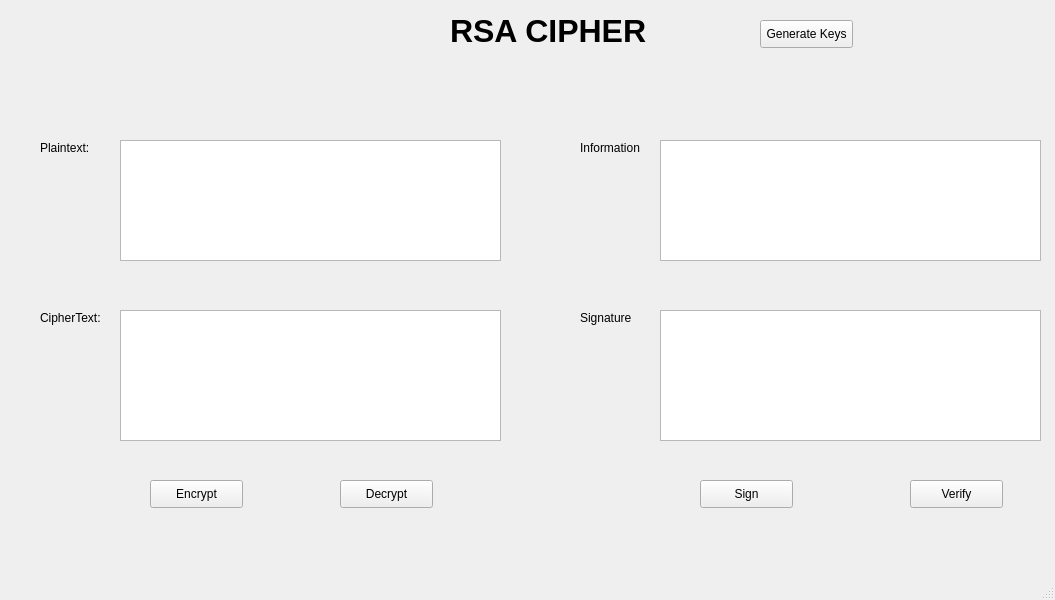
<?xml version="1.0" encoding="UTF-8"?>
<ui version="4.0">
 <class>MainWindow</class>
 <widget class="QMainWindow" name="MainWindow">
  <property name="geometry">
   <rect>
    <x>0</x>
    <y>0</y>
    <width>1055</width>
    <height>600</height>
   </rect>
  </property>
  <property name="windowTitle">
   <string>MainWindow</string>
  </property>
  <widget class="QWidget" name="centralwidget">
   <widget class="QLabel" name="label">
    <property name="geometry">
     <rect>
      <x>40</x>
      <y>140</y>
      <width>55</width>
      <height>16</height>
     </rect>
    </property>
    <property name="text">
     <string>Plaintext:</string>
    </property>
   </widget>
   <widget class="QLabel" name="label_2">
    <property name="geometry">
     <rect>
      <x>40</x>
      <y>310</y>
      <width>71</width>
      <height>16</height>
     </rect>
    </property>
    <property name="text">
     <string>CipherText:</string>
    </property>
   </widget>
   <widget class="QLabel" name="label_3">
    <property name="geometry">
     <rect>
      <x>580</x>
      <y>140</y>
      <width>81</width>
      <height>16</height>
     </rect>
    </property>
    <property name="text">
     <string>Information</string>
    </property>
   </widget>
   <widget class="QLabel" name="label_4">
    <property name="geometry">
     <rect>
      <x>580</x>
      <y>310</y>
      <width>55</width>
      <height>16</height>
     </rect>
    </property>
    <property name="text">
     <string>Signature</string>
    </property>
   </widget>
   <widget class="QLabel" name="label_5">
    <property name="geometry">
     <rect>
      <x>450</x>
      <y>10</y>
      <width>311</width>
      <height>41</height>
     </rect>
    </property>
    <property name="font">
     <font>
      <pointsize>24</pointsize>
      <weight>75</weight>
      <bold>true</bold>
     </font>
    </property>
    <property name="text">
     <string>RSA CIPHER</string>
    </property>
   </widget>
   <widget class="QTextEdit" name="txt_plain_text">
    <property name="geometry">
     <rect>
      <x>120</x>
      <y>140</y>
      <width>381</width>
      <height>121</height>
     </rect>
    </property>
   </widget>
   <widget class="QTextEdit" name="txt_cipher_text">
    <property name="geometry">
     <rect>
      <x>120</x>
      <y>310</y>
      <width>381</width>
      <height>131</height>
     </rect>
    </property>
   </widget>
   <widget class="QTextEdit" name="txt_info">
    <property name="geometry">
     <rect>
      <x>660</x>
      <y>140</y>
      <width>381</width>
      <height>121</height>
     </rect>
    </property>
   </widget>
   <widget class="QTextEdit" name="txt_sign">
    <property name="geometry">
     <rect>
      <x>660</x>
      <y>310</y>
      <width>381</width>
      <height>131</height>
     </rect>
    </property>
   </widget>
   <widget class="QPushButton" name="btn_encrypt">
    <property name="geometry">
     <rect>
      <x>150</x>
      <y>480</y>
      <width>93</width>
      <height>28</height>
     </rect>
    </property>
    <property name="text">
     <string>Encrypt</string>
    </property>
   </widget>
   <widget class="QPushButton" name="btn_sign">
    <property name="geometry">
     <rect>
      <x>700</x>
      <y>480</y>
      <width>93</width>
      <height>28</height>
     </rect>
    </property>
    <property name="text">
     <string>Sign</string>
    </property>
   </widget>
   <widget class="QPushButton" name="btn_gen_keys">
    <property name="geometry">
     <rect>
      <x>760</x>
      <y>20</y>
      <width>93</width>
      <height>28</height>
     </rect>
    </property>
    <property name="text">
     <string>Generate Keys</string>
    </property>
   </widget>
   <widget class="QPushButton" name="btn_decrypt">
    <property name="geometry">
     <rect>
      <x>340</x>
      <y>480</y>
      <width>93</width>
      <height>28</height>
     </rect>
    </property>
    <property name="text">
     <string>Decrypt</string>
    </property>
   </widget>
   <widget class="QPushButton" name="btn_verify">
    <property name="geometry">
     <rect>
      <x>910</x>
      <y>480</y>
      <width>93</width>
      <height>28</height>
     </rect>
    </property>
    <property name="text">
     <string>Verify</string>
    </property>
   </widget>
  </widget>
  <widget class="QMenuBar" name="menubar">
   <property name="geometry">
    <rect>
     <x>0</x>
     <y>0</y>
     <width>1055</width>
     <height>26</height>
    </rect>
   </property>
  </widget>
  <widget class="QStatusBar" name="statusbar"/>
 </widget>
 <resources/>
 <connections/>
</ui>
